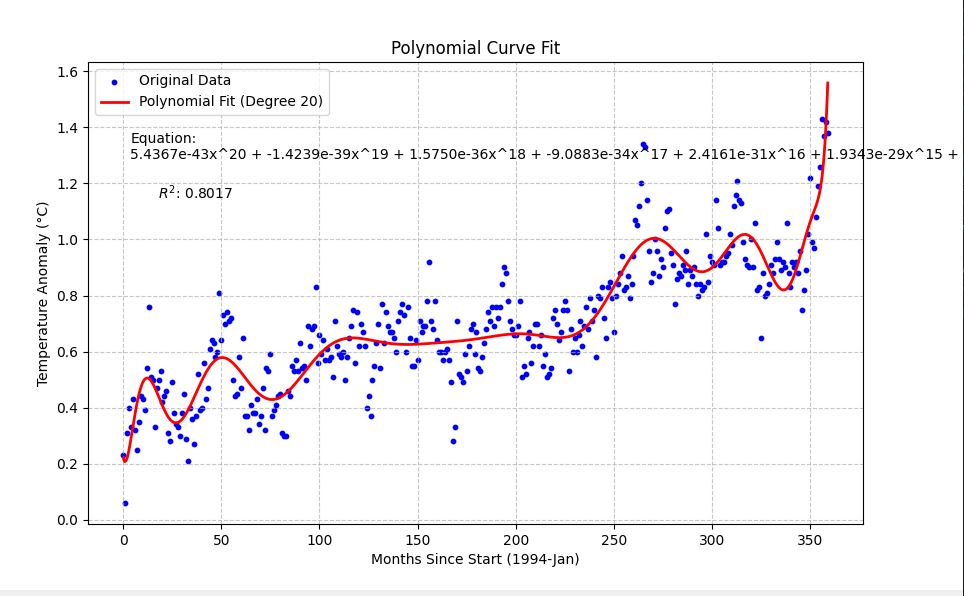

The Python source for this figure:
#The python script analyze the monthly temperature anomaly data in the past 30 years, and generate the Polynomial Curve. The output can be seen as the screenshot image PolynomialCurve.jpg

import numpy as np
import pandas as pd
import matplotlib.pyplot as plt

# Step 1: Load the data
data = pd.read_csv('30years_monthlydata.txt', sep=r'\s+', header=0, names=["YearMonth", "Anomaly"])
data['Date'] = pd.to_datetime(data['YearMonth'], format='%Y%m')
data['MonthsSinceStart'] = ((data['Date'].dt.year - data['Date'].min().year) * 12 +
                            (data['Date'].dt.month - data['Date'].min().month))

# Step 2: Extract x and y
x = data['MonthsSinceStart'].values
y = data['Anomaly'].values

# Step 3: Fit a polynomial curve (e.g., degree 3)
degree = 20
coefficients = np.polyfit(x, y, deg=degree)  # Fit polynomial
polynomial = np.poly1d(coefficients)  # Create polynomial equation

# Step 4: Calculate predicted y values
y_pred = polynomial(x)

# Step 5: Calculate R-squared (coefficient of determination)
ss_total = np.sum((y - np.mean(y)) ** 2)  # Total sum of squares
ss_residual = np.sum((y - y_pred) ** 2)  # Residual sum of squares
r_squared = 1 - (ss_residual / ss_total)

# Generate the polynomial equation as a string
equation_terms = [
    f"{coeff:.4e}x^{degree - i}" if degree - i > 0 else f"{coeff:.4e}"
    for i, coeff in enumerate(coefficients)
]
equation = " + ".join(equation_terms)

# Print the polynomial equation and R-squared value
print(f"Polynomial Equation (Degree {degree}):")
print(polynomial)
print(f"R-squared: {r_squared:.4f}")

# Step 6: Plot the original data and polynomial curve
x_smooth = np.linspace(x.min(), x.max(), 500)  # Generate smooth x values
y_smooth = polynomial(x_smooth)  # Generate smooth y values

plt.figure(figsize=(10, 6))
plt.scatter(x, y, label='Original Data', color='blue', s=10)
plt.plot(x_smooth, y_smooth, label=f'Polynomial Fit (Degree {degree})', color='red', linewidth=2)
plt.title('Polynomial Curve Fit')
plt.xlabel('Months Since Start (1994-Jan)')
plt.ylabel('Temperature Anomaly (°C)')

# Add equation and R-squared to the graph
plt.text(0.01 * x.max(), 0.9 * y.max(), f"Equation:\n{equation}", fontsize=10, color='black')
plt.text(0.05 * x.max(), 0.8 * y.max(), f"$R^2$: {r_squared:.4f}", fontsize=10, color='black')

plt.legend()
plt.grid(True, linestyle='--', alpha=0.7)
plt.show()
